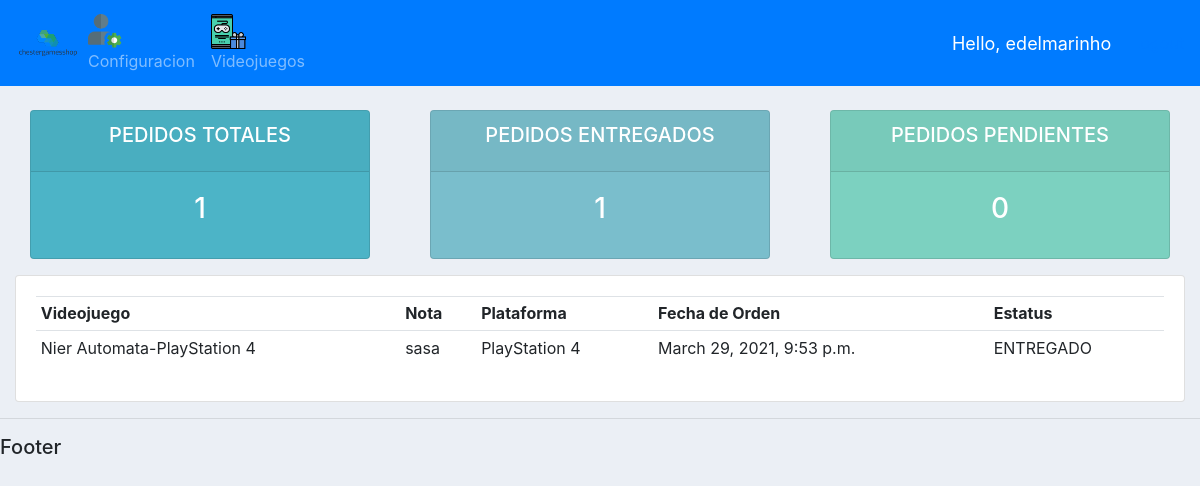
Before: /user/ (signed in) with the older database file.
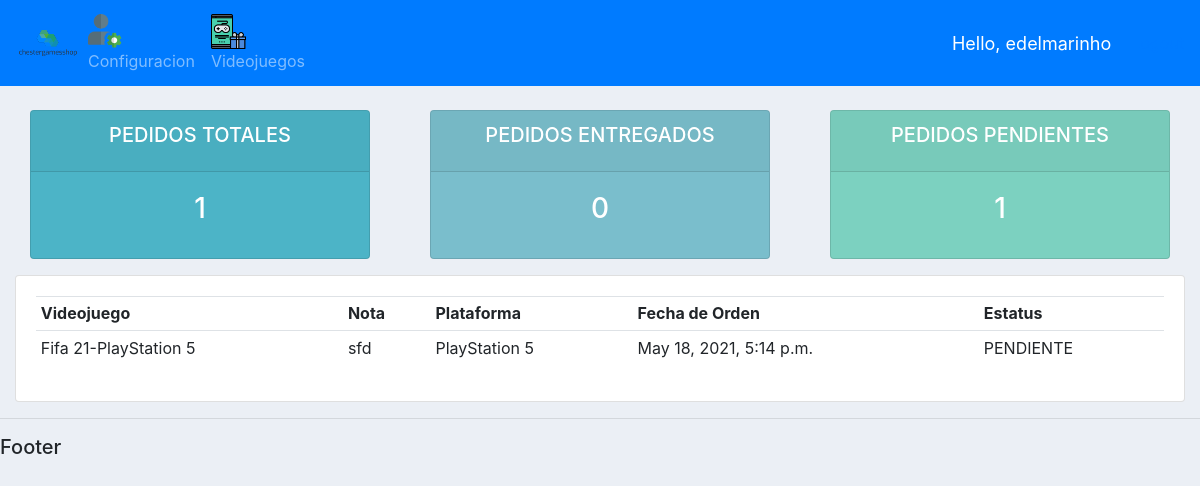
After: the same page with the newer database file.
### cuentas/models.py (models this page shows, shortened)
class Pedido(models.Model):
    ESTATUS = (
        ('PENDIENTE','PENDIENTE'),
        ('NO DISPONIBLE','NO DISPONIBLE'),
        ('ENTREGADO','ENTREGADO'),
    )
    cliente = models.ForeignKey(Cliente,null=True,on_delete = models.SET_NULL)
    videojuego = models.ForeignKey(Videojuego,null=True,on_delete = models.SET_NULL)
    fecha_pedido = models.DateTimeField(auto_now_add=True,null=True)
    estatus = models.CharField(max_length=200,null=True,choices=ESTATUS)
    nota = models.CharField(max_length=1000,null=True)

class Videojuego(models.Model):
    caratula = models.ImageField(upload_to='caratulas')
    nombre = models.CharField(max_length=200)
    PLAYSTATION5 = 'PlayStation 5'
    XBOXSERIES = 'XBOX Series'
    PLAYSTATION4 = 'PlayStation 4'
    XBOXONE = 'Xbox ONE'
    COMPUTADORA = 'PC'
    NINTENDOSWITCH = 'Nintendo Switch'
    ELECCION_PLATAFORMA = [
        (PLAYSTATION5,'PlayStation 5'),
        (XBOXSERIES,'XBOX Series'),
        (PLAYSTATION4,'PlayStation 4'),
        (XBOXONE,'XBOXONE'),
        (COMPUTADORA,'PC'),
        (NINTENDOSWITCH,'Nintendo Switch'),
    ]
    plataforma = models.CharField(max_length=50,
    choices=ELECCION_PLATAFORMA,
    default=PLAYSTATION4)
    ACCIONYAVENTURAS = 'Accion y Aventuras'
    JUEGOSMESA = 'Juegos de Mesa'
    FAMILIAR = 'Familiar'
    LUCHA = 'Lucha'
    PLATAFORMAS = 'Plataformas'
    PUZZLES = 'Puzzles'
    CARRERAS = 'Carreras'
    JUEGOSROL = 'Juegos de Rol'
    TIROS = 'FPS'
    SIMULACION = 'Simulacion'
    DEPORTES = 'Deportes'
    ESTRATEGIA = 'Estrategia'
    ELECCION_GENERO = [
        (ACCIONYAVENTURAS,'Accion y Aventuras'),
        (JUEGOSMESA,'Juegos de Mesa'),
        (FAMILIAR , 'Familiar'),
        (LUCHA , 'Lucha'),
        (PLATAFORMAS , 'Plataformas'),
        (PUZZLES , 'Puzzles'),
        (CARRERAS , 'Carreras'),
        (JUEGOSROL , 'Juegos de Rol'),
        (TIROS , 'FPS'),
        (SIMULACION , 'Simulacion'),
        (DEPORTES , 'Deportes'),
        (ESTRATEGIA , 'Estrategia'),
    ]
    genero = models.CharField(max_length=50,
    choices=ELECCION_GENERO,
    default=ACCIONYAVENTURAS)
    TODOS = 'E'
    TODOS10 = 'E+10'
    ADOLESCENTES = 'T'
    ADULTOS = 'M'
    PENDIENTE = 'RP'
    ELECCION_CLASIFICACION = [
        (TODOS , 'TODOS'),
        (TODOS10,'TODOS+10'),
        (ADOLESCENTES,'ADOLESCENTES'),
        (ADULTOS,'ADULTOS'),
        (PENDIENTE,'PENDIENTE'),
    ]
    clasificacion = models.CharField(max_length=50,
    choices=ELECCION_CLASIFICACION,
    default=TODOS,blank=True)
    descripcion = models.CharField(max_length=200,blank=True)
    fecha_lanzamiento = models.DateTimeField(blank=True)
    precio = models.FloatField(blank=True)
    tags = models.ManyToManyField(Tag)
    stock = models.IntegerField(blank=True)
    def __str__(self):
        return self.nombre+"-"+self.plataforma

### cuentas/decorators.py (the view)
        def wrapper_func(request, *args, **kwargs):
            group = None
            if request.user.groups.filter(name__in=allowed_roles).exists():
                group = request.user.groups.all()[0].name
            if group in allowed_roles:
                return view_func(request,*args, **kwargs)
            else:
                return HttpResponse('You are not authorized to view this page')

### cuentas/views.py (called while the page is built)
@login_required
@allowed_users(allowed_roles=['admin','clientes'])
def userPage(request):
    pedidos = request.user.cliente.pedido_set.all()
    pedidosTotales = pedidos.count()
    pedidosEntregados = pedidos.filter(estatus='ENTREGADO').count()
    pedidosNoDisponibles = pedidos.filter(estatus='NO DISPONIBLE').count()
    pedidosPendientes = pedidos.filter(estatus='PENDIENTE').count()
    context = {'pedidos':pedidos,'pedidosTotales':
    pedidosTotales,'pedidosEntregados':pedidosEntregados,
    'pedidosPendientes':pedidosPendientes}
    return render(request, 'cuentas/user.html', context)

### cuentas/templates/cuentas/user.html
{% extends 'cuentas/main.html' %}
{% block content %}
{% include 'cuentas/estatus.html' %}
<div class="row">
	<div class="col-md">
		<div class="card card-body">
			<table class="table table-sm">
				<tr>
					<th>Videojuego</th>
					<th>Nota</th>
					<th>Plataforma</th>
					<th>Fecha de Orden</th>
					<th>Estatus</th>
				</tr>
				{% for pedido in pedidos %}
				    <tr>
					    <td>{{pedido.videojuego}}</td>
						<td>{{pedido.nota}}</td>
					    <td>{{pedido.videojuego.plataforma}}</td>
						<td>{{pedido.fecha_pedido}}</td>
						<td>{{pedido.estatus}}</td>
					</tr>
				{% endfor %}
			</table>
		</div>
	</div>
</div>
{% endblock content %}

Changed rows visible on the page:
removed Pedido: videojuego "Nier Automata-PlayStation 4", nota "sasa", videojuego.plataforma "PlayStation 4", fecha_pedido "March 29, 2021, 9:53 p.m.", estatus "ENTREGADO"
added Pedido: videojuego "Fifa 21-PlayStation 5", nota "sfd", videojuego.plataforma "PlayStation 5", fecha_pedido "May 18, 2021, 5:14 p.m.", estatus "PENDIENTE"
Other visible differences:
{{ pedidosEntregados }}: "1" → "0"
{{ pedidosPendientes }}: "0" → "1"
